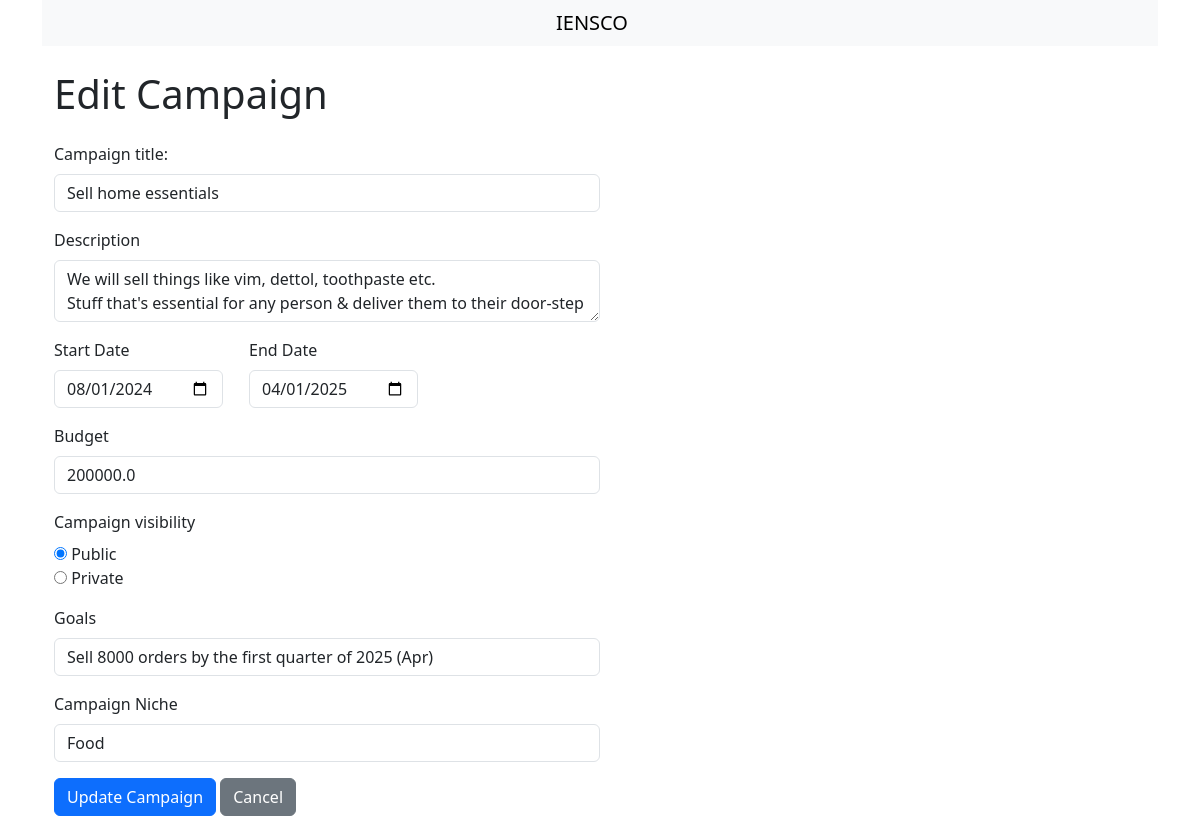
Page /edit_campaign/2 on the committed database.
### models.py (models this page shows)
class Campaign(db.Model):
    id = db.Column(db.Integer, primary_key=True)
    sponsor_id = db.Column(db.Integer, db.ForeignKey("sponsor.id"), nullable=False)
    name = db.Column(db.String(150), nullable=False)
    description = db.Column(db.Text)
    start_date = db.Column(db.Date, nullable=False)
    end_date = db.Column(db.Date, nullable=False)
    budget = db.Column(db.Float, nullable=False)
    visibility = db.Column(db.String(25))  # 'public' or 'private'
    niche = db.Column(db.String(150))
    goals = db.Column(db.Text)
    is_flagged = db.Column(db.Boolean, default=False)
    status = db.Column(db.String(25), default="Active")
    sponsor = db.relationship("Sponsor", backref=db.backref("campaigns"))

### app.py (the view, shortened to what this page needs)
@app.route("/edit_campaign/<int:campaign_id>", methods=["GET", "POST"])
def edit_campaign(campaign_id):
    campaign = Campaign.query.get_or_404(campaign_id)
    return render_template("sponsor/5_edit_campaign.html", campaign=campaign)

### templates/sponsor/5_edit_campaign.html (shortened to what this page needs)
{% extends "base.html" %}
{% block content %}
<div class="container mt-4">
    <h1 class="mb-4">Edit Campaign</h1>
    <form action="{{ url_for('edit_campaign', campaign_id=campaign.id) }}" method="post">
        <div class="mb-3 col-6">
            <label for="campaign_name" class="form-label">Campaign title:</label>
            <input type="text" class="form-control" id="campaign_name" name="campaign_name" value="{{ campaign.name }}" required>
        </div>
        <div class="mb-3 col-6">
            <label for="campaign_desc" class="form-label">Description</label>
            <textarea class="form-control" id="campaign_desc" name="campaign_desc"
                required>{{ campaign.description }}</textarea>
        </div>
        <div class="d-flex justify-content-between col-4">
            <div class="mb-3">
                <label for="start_date" class="form-label">Start Date</label>
                <input type="date" class="form-control" id="start_date" name="start_date"
                    value="{{ campaign.start_date }}">
            </div>
            <div class="mb-3">
                <label for="end_date" class="form-label">End Date</label>
                <input type="date" class="form-control" id="end_date" name="end_date" value="{{ campaign.end_date }}">
            </div>
        </div>
        <div class="mb-3 col-6">
            <label for="campaign_budget" class="form-label">Budget</label>
            <input type="number" step="1" class="form-control" id="campaign_budget" name="campaign_budget"
                value="{{ campaign.budget }}" required>
        </div>
        <div class="mb-3 col-6">
            <label for="visb" class="form-label">Campaign visibility</label>
            <div>
                <input type="radio" id="visib_public" name="visb" value="public" {% if
                    campaign.visibility=='public' %}checked{% endif %} required>
                <label for="visib_public">Public</label>
            </div>
            <div>
                <input type="radio" id="visib_private" name="visb" value="private"  required>
                <label for="visib_private">Private</label>
            </div>
        </div>
        <div class="mb-3 col-6">
            <label for="goals" class="form-label">Goals</label>
            <input type="text" class="form-control" id="goals" name="goals" value="{{ campaign.goals }}">
        </div>
        <div class="mb-3 col-6">
            <label for="niche" class="form-label">Campaign Niche</label>
            <input type="text" class="form-control" id="niche" name="niche" value="{{ campaign.niche }}">
        </div>
        <div>
            <button type="submit" class="btn btn-primary">Update Campaign</button>
            <a href="{{ url_for('sponsor_campaigns') }}" class="btn btn-secondary">Cancel</a>
        </div>
    </form>
</div>
{% endblock %}

### rows in the picture
Campaign: campaign_name "Sell home essentials", campaign_desc "We will sell things like vim, dettol, toothpaste etc. Stuff that's essential for any person & deliver them to their door-step", start_date "08/01/2024", end_date "04/01/2025", campaign_budget "200000.0", visibility "☑ Public", visibility "☐ Private", goals "Sell 8000 orders by the first quarter of 2025 (Apr)", niche "Food"
